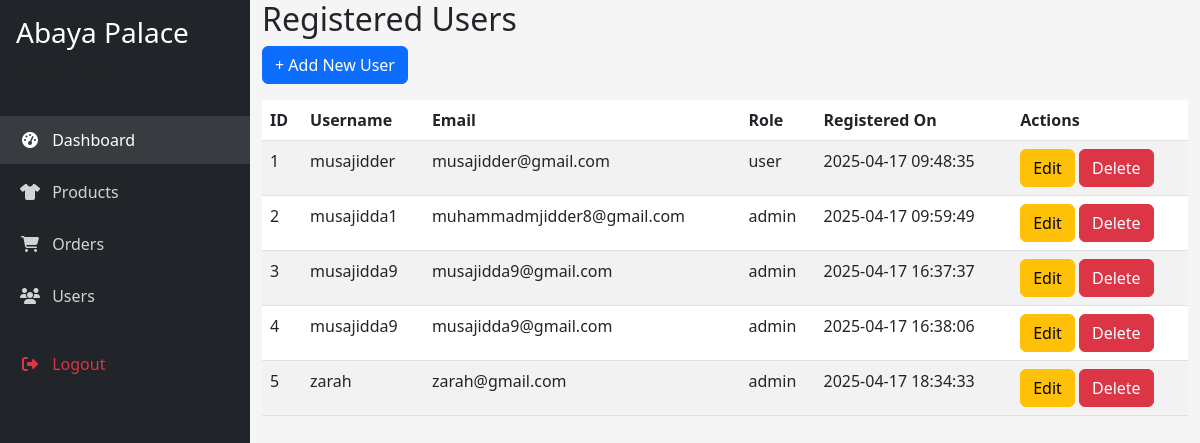
Page /admin/users/index.php (signed in) on the committed database.
### tables this page shows
CREATE TABLE `users` (
  `id` int(11) NOT NULL,
  `username` varchar(100) NOT NULL,
  `email` varchar(100) NOT NULL,
  `password` varchar(255) NOT NULL,
  `role` enum('user','admin') DEFAULT 'user',
  `created_at` timestamp NOT NULL DEFAULT current_timestamp()
);

### admin/users/index.php (the view, shortened to what this page needs)
<?php
include '../db_connect.php';
$query = "SELECT id, username, email, role, created_at FROM users";
$result = $conn->query($query);
?>
<!DOCTYPE html>
<html lang="en">
<head>
    <link rel="stylesheet" href="../../assets/css/admin.css">
</head>
<body>
    <?php include '../header.php'; ?>
    <div class="container">
        <h2>Registered Users</h2>
        <a href="add_user.php" class="btn btn-primary mb-3">+ Add New User</a>
        <table class="table table-striped">
            <thead>
                <tr>
                    <th>ID</th>
                    <th>Username</th>
                    <th>Email</th>
                    <th>Role</th>
                    <th>Registered On</th>
                    <th>Actions</th>
                </tr>
            </thead>
            <tbody>
                <?php while ($user = $result->fetch_assoc()) : ?>
                    <tr>
                        <td><?php echo $user['id']; ?></td>
                        <td><?php echo $user['username']; ?></td>
                        <td><?php echo $user['email']; ?></td>
                        <td><?php echo $user['role']; ?></td>
                        <td><?php echo $user['created_at']; ?></td>
                        <td>
                            <a href="edit.php?id=<?php echo $user['id']; ?>" class="btn btn-warning">Edit</a>
                            <a href="delete.php?id=<?php echo $user['id']; ?>" class="btn btn-danger" onclick="return confirm('Are you sure you want to delete this user?')">Delete</a>
                        </td>
                    </tr>
                <?php endwhile; ?>
            </tbody>
        </table>
    </div>
    <?php include '../footer.php'; ?>
</body>
</html>

### assets/css/admin.css (style rules this page uses)
:root { --sidebar-width: 250px; }
body { font-family: 'Segoe UI', Tahoma, Geneva, Verdana, sans-serif; background-color: #f5f5f5; }

### rows in the picture
users: id "1", username "musajidder", email "musajidder@gmail.com", role "user", created_at "2025-04-17 09:48:35"
users: id "2", username "musajidda1", email "muhammadmjidder8@gmail.com", role "admin", created_at "2025-04-17 09:59:49"
users: id "3", username "musajidda9", email "musajidda9@gmail.com", role "admin", created_at "2025-04-17 16:37:37"
users: id "4", username "musajidda9", email "musajidda9@gmail.com", role "admin", created_at "2025-04-17 16:38:06"
users: id "5", username "zarah", email "zarah@gmail.com", role "admin", created_at "2025-04-17 18:34:33"
